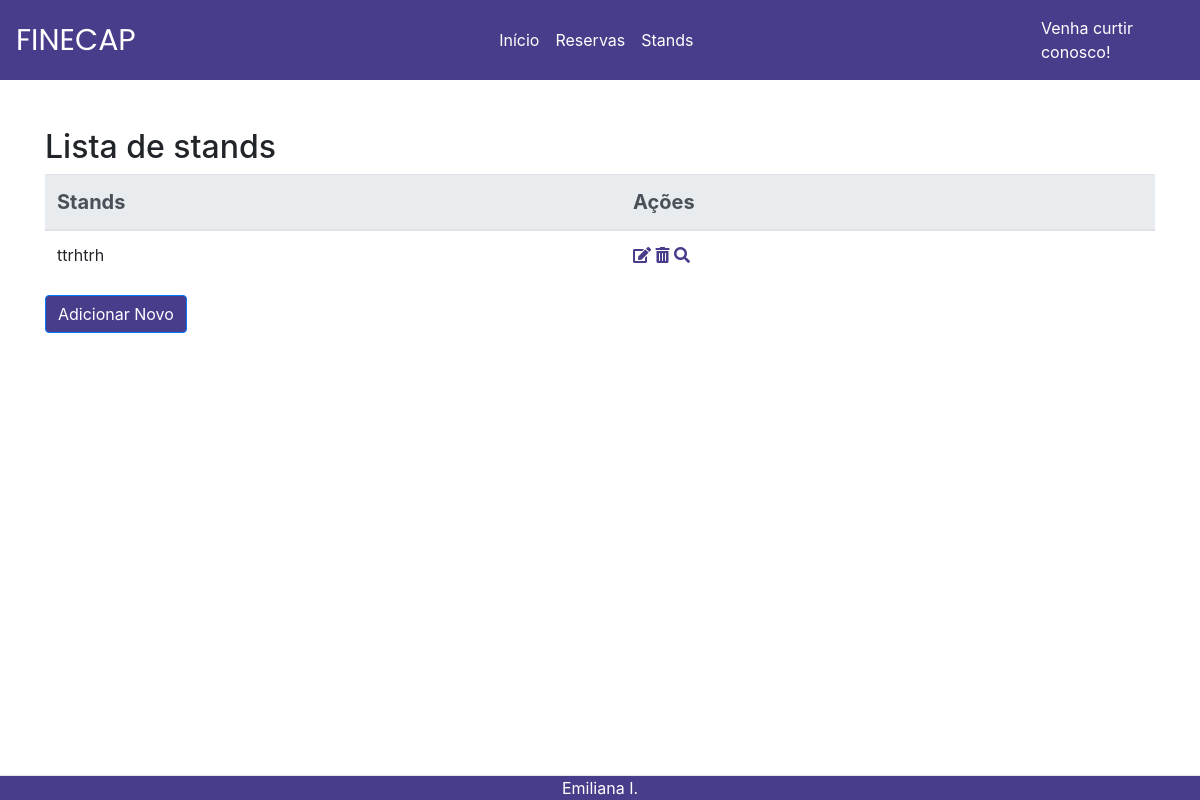
/listar2/, run on an earlier commit of the app's database.
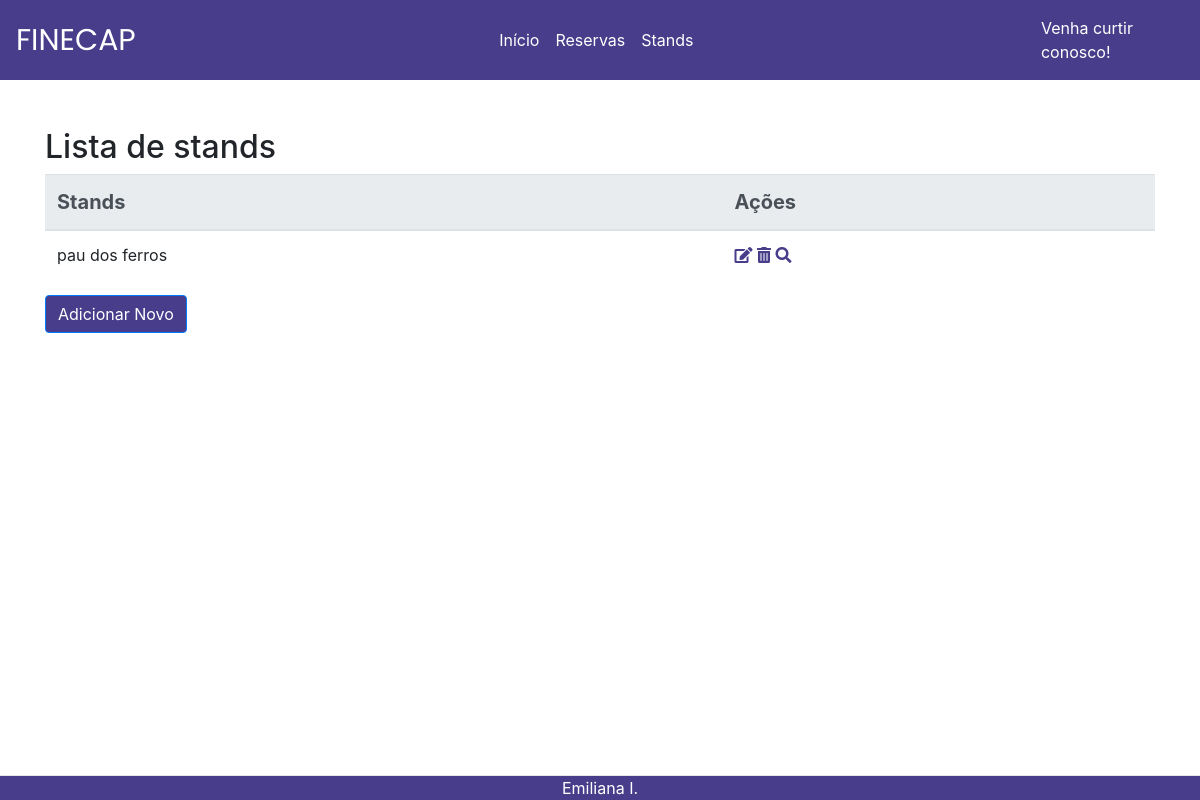
And on a later commit of the database.
### core/models.py (models this page shows, shortened)
class Stand(models.Model):
    localizacao= models.CharField(max_length=200)
    valor = models.FloatField()

### stand/views.py (the view)
# urls.py: path('listar2/',stand_listar,name='stand_listar'),
def stand_listar(request):
    stands = Stand.objects.all()
    context = {
        'stands':stands
    }
    return render(request, 'stand/stands.html',context)

### stand/templates/stand/stands.html (shortened to what this page needs)
{% extends "base.html" %}
{% block content %}
<div class="mt-5">
    <h2 >Lista de stands</h2>
    <table class="table">
        <thead class="thead-light">
            <tr>
                <th style='font-size:20px'scope="col">Stands</th>
                <th style='font-size:20px'scope="col">Ações</th>
            </tr>
        </thead>
        <tbody>
            {% for stand in stands %}
            <tr>
                <td>{{stand.localizacao}}</td>
                <td>
                    <a style='color:#483D8B'href="{% url 'stand_editar' id=stand.id %}"><i class="fas fa-edit"></i></a>
                    <a style='color:#483D8B'href="{% url 'stand_remover' id=stand.id %}"><i class="fas fa-trash-alt"></i></a>
                    <a style='color:#483D8B'href="{% url 'detalhes2' id=stand.id %}"><i class="fas fa-search"></i></a>
                </td>
            </tr>
            {% endfor %}
        </tbody>
    </table>
    <div class="mb-3">
        <a style=' background-color:#483D8B'href="{% url 'stand_criar' %}" class="btn btn-primary">Adicionar Novo</a>
    </div>
</div>
{% endblock %}

What changed in the data, as far as the page shows it:
removed Stand: localizacao "ttrhtrh"
added Stand: localizacao "pau dos ferros"
